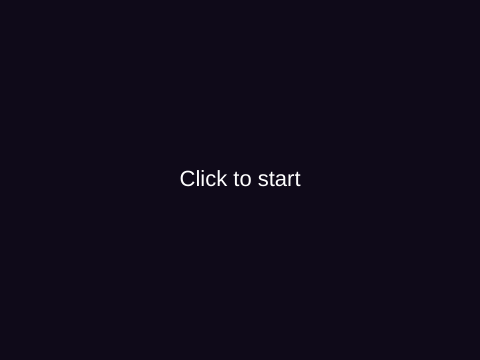
Frame 1 (no input)
Frame 60 (no input): identical to frame 1, image omitted
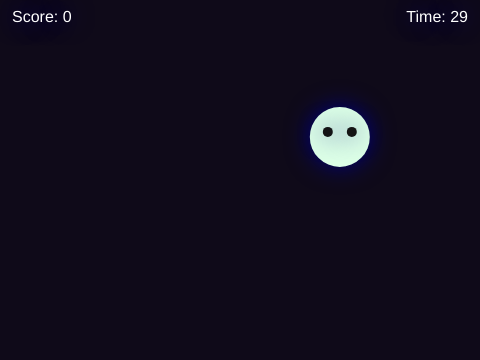
Frame 120 (the mouse pressed at the canvas centre since frame 60)

The p5.js sketch that drew these frames (run headless with seeded random() and noise() and a simulated clock; from frame 60 on, the mouse is pressed at the canvas centre):

// p5.js sketch
// ── sketch.js
let ghost ={x: 240, y: 180};
let score = 0;
let duration = 30;
let startTime;
let state = 'start';
let spawnEvery = 60;

function setup() {
  createCanvas(480, 360);
}

function draw() {
  background(15, 10, 25);
  
if (state === 'start') {
    textAlign(CENTER, CENTER);
    fill(255);
    textSize(22);
    text('Click to start', width / 2, height / 2);
    return;
  }

  if (state === 'over') {
    textAlign(CENTER, CENTER);
    fill(255);
    textSize(22);
    text('Game over\nScore: ' + score + '\n Play again', width / 2, height / 2);
    return;
  }

    let elapsed = (millis() - startTime) / 1000;
  let timeLeft = max(0, duration - elapsed);
  if (timeLeft <= 0) {
    state = 'over';
    return;
  }

   if (frameCount % spawnEvery === 0) spawnGhost();
  drawGhost(ghost.x, ghost.y);

    textAlign(LEFT, TOP);
  fill(255);
  textSize(16);
  text('Score: ' + score, 12, 10);
  textAlign(RIGHT, TOP);
  text('Time: ' + ceil(timeLeft), width - 12, 10);
}

function mousePressed() {
  if (state === 'start' || state === 'over') {
    state = 'HIT THE GHOST';
    score = 0;
    startTime = millis();
    spawnGhost();
    return;
  }
  if (dist(mouseX, mouseY, ghost.x, ghost.y) < 30) {
    score++;
    spawnGhost();
  }
}

function spawnGhost() {
  ghost = { x: random(40, width - 40), y: random(40, height - 40) };
}

function drawGhost(x, y) {
  noStroke();
  drawingContext.shadowBlur= 25;
  drawingContext.shadowColor= '#000080'
  fill(220, 255, 230);
  ellipse(x, y, 60, 60);
  fill(20);
  ellipse(x - 12, y - 5, 10);
  ellipse(x + 12, y - 5, 10);
}
  
